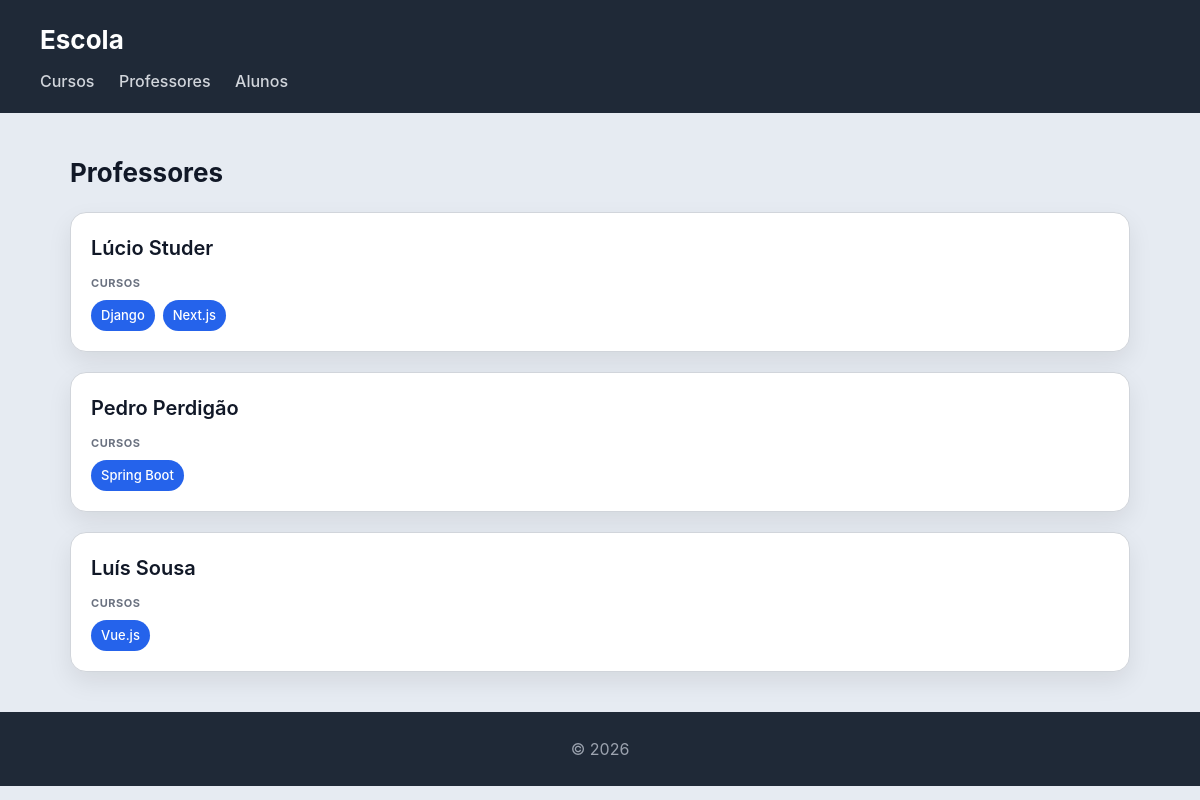
/escola/professores/, run on the app's committed database.
### escola/models.py (models this page shows, shortened)
class Professor(models.Model):
    nome = models.CharField(max_length=100)
    email = models.EmailField()

class Curso(models.Model):
    nome = models.CharField(max_length=100)
    imagem = models.ImageField(upload_to='cursos/', blank=True, null=True)
    professor = models.ForeignKey(Professor, on_delete=models.CASCADE, related_name='cursos')
    alunos = models.ManyToManyField(Aluno, related_name='cursos')

### escola/views.py (the view)
# urls.py: path('professores/', views.professores_view, name="professores"),
def professores_view(request):
    professores = Professor.objects.prefetch_related('cursos').all()
    return render(request, 'escola/professores.html', {'professores': professores})

### escola/templates/escola/professores.html
{% extends "escola/base.html" %}
{% block content %}
<h2>Professores</h2>
<section>
    {% for professor in professores %}
    <article>
        <header>
            <h3>{{ professor.nome }}</h3>
        </header>
        <section>
            <h4>Cursos</h4>
            <ul>
                {% for curso in professor.cursos.all %}
                    <li>{{ curso.nome }}</li>
                {% empty %}
                    <li>Sem cursos</li>
                {% endfor %}
            </ul>
        </section>
    </article>
    {% endfor %}
</section>
{% endblock %}

### escola/static/escola/styles.css (style rules this page uses)
* { box-sizing: border-box; margin: 0; padding: 0; }
body { font-family: "Inter", "Segoe UI", system-ui, -apple-system, sans-serif; background: #e6ebf2; color: #111827; line-height: 1.5; }
h2 { margin-bottom: 20px; font-size: 26px; }
section > article { background: white; padding: 20px; border-radius: 16px; border: 1px solid #d1d5db; box-shadow: 0 10px 25px rgba(0,0,0,0.08); transition: all 0.25s ease; margin-bottom: 20px; }
article > header { margin-bottom: 12px; }
article > header > h3 { font-size: 20px; font-weight: 600; margin-bottom: 4px; }
article > section { margin-top: 10px; }
article > section > h4 { font-size: 11px; text-transform: uppercase; color: #6b7280; margin-bottom: 8px; letter-spacing: 0.05em; }
article > section > ul { list-style: none; display: flex; flex-wrap: wrap; gap: 8px; }
article > section > ul > li { background: #2563eb; color: white; padding: 6px 10px; border-radius: 999px; font-size: 13px; font-weight: 500; }

### data on the page
Professor: nome "Lúcio Studer"
Curso: nome "Django"
Curso: nome "Next.js"
Professor: nome "Pedro Perdigão"
Curso: nome "Spring Boot"
Professor: nome "Luís Sousa"
Curso: nome "Vue.js"
